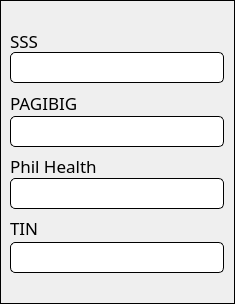
       <widget class="QFrame" name="groupIdNum">
        <property name="geometry">
         <rect>
          <x>10</x>
          <y>720</y>
          <width>235</width>
          <height>304</height>
         </rect>
        </property>
        <property name="styleSheet">
         <string notr="true">QFrame{
border: 1px solid black;
}
QLabel{
border: none;
}</string>
        </property>
        <property name="frameShape">
         <enum>QFrame::StyledPanel</enum>
        </property>
        <property name="frameShadow">
         <enum>QFrame::Raised</enum>
        </property>
        <widget class="QLabel" name="sssLabel">
         <property name="geometry">
          <rect>
           <x>10</x>
           <y>30</y>
           <width>211</width>
           <height>21</height>
          </rect>
         </property>
         <property name="font">
          <font>
           <family>Poppins</family>
           <pointsize>13</pointsize>
          </font>
         </property>
         <property name="text">
          <string>SSS</string>
         </property>
        </widget>
        <widget class="QPlainTextEdit" name="sssTextEdit">
         <property name="geometry">
          <rect>
           <x>10</x>
           <y>52</y>
           <width>214</width>
           <height>31</height>
          </rect>
         </property>
         <property name="font">
          <font>
           <family>Poppins</family>
           <pointsize>10</pointsize>
          </font>
         </property>
         <property name="styleSheet">
          <string notr="true">background-color: rgb(255, 255, 255);
border-radius: 5px;
border: 1px solid black;</string>
         </property>
         <property name="verticalScrollBarPolicy">
          <enum>Qt::ScrollBarAlwaysOff</enum>
         </property>
        </widget>
        <widget class="QLabel" name="pagibigLabel">
         <property name="geometry">
          <rect>
           <x>10</x>
           <y>92</y>
           <width>211</width>
           <height>21</height>
          </rect>
         </property>
         <property name="font">
          <font>
           <family>Poppins</family>
           <pointsize>13</pointsize>
          </font>
         </property>
         <property name="text">
          <string>PAGIBIG</string>
         </property>
        </widget>
        <widget class="QLabel" name="tinLabel">
         <property name="geometry">
          <rect>
           <x>10</x>
           <y>212</y>
           <width>211</width>
           <height>31</height>
          </rect>
         </property>
         <property name="font">
          <font>
           <family>Poppins</family>
           <pointsize>13</pointsize>
          </font>
         </property>
         <property name="text">
          <string>TIN</string>
         </property>
        </widget>
        <widget class="QLabel" name="philHealthLabel">
         <property name="geometry">
          <rect>
           <x>10</x>
           <y>150</y>
           <width>211</width>
           <height>31</height>
          </rect>
         </property>
         <property name="font">
          <font>
           <family>Poppins</family>
           <pointsize>13</pointsize>
          </font>
         </property>
         <property name="text">
          <string>Phil Health</string>
         </property>
        </widget>
        <widget class="QPlainTextEdit" name="philHealthTextEdit">
         <property name="geometry">
          <rect>
           <x>10</x>
           <y>178</y>
           <width>214</width>
           <height>31</height>
          </rect>
         </property>
         <property name="font">
          <font>
           <family>Poppins</family>
           <pointsize>10</pointsize>
          </font>
         </property>
         <property name="styleSheet">
          <string notr="true">background-color: rgb(255, 255, 255);
border-radius: 5px;
border: 1px solid black;</string>
         </property>
         <property name="verticalScrollBarPolicy">
          <enum>Qt::ScrollBarAlwaysOff</enum>
         </property>
        </widget>
        <widget class="QPlainTextEdit" name="pagibigTextEdit">
         <property name="geometry">
          <rect>
           <x>10</x>
           <y>116</y>
           <width>214</width>
           <height>31</height>
          </rect>
         </property>
         <property name="font">
          <font>
           <family>Poppins</family>
           <pointsize>10</pointsize>
          </font>
         </property>
         <property name="styleSheet">
          <string notr="true">background-color: rgb(255, 255, 255);
border-radius: 5px;
border: 1px solid black;</string>
         </property>
         <property name="verticalScrollBarPolicy">
          <enum>Qt::ScrollBarAlwaysOff</enum>
         </property>
        </widget>
        <widget class="QPlainTextEdit" name="tinTextEdit">
         <property name="geometry">
          <rect>
           <x>10</x>
           <y>242</y>
           <width>214</width>
           <height>31</height>
          </rect>
         </property>
         <property name="font">
          <font>
           <family>Poppins</family>
           <pointsize>10</pointsize>
          </font>
         </property>
         <property name="styleSheet">
          <string notr="true">background-color: rgb(255, 255, 255);
border-radius: 5px;
border: 1px solid black;</string>
         </property>
         <property name="verticalScrollBarPolicy">
          <enum>Qt::ScrollBarAlwaysOff</enum>
         </property>
        </widget>
       </widget>
